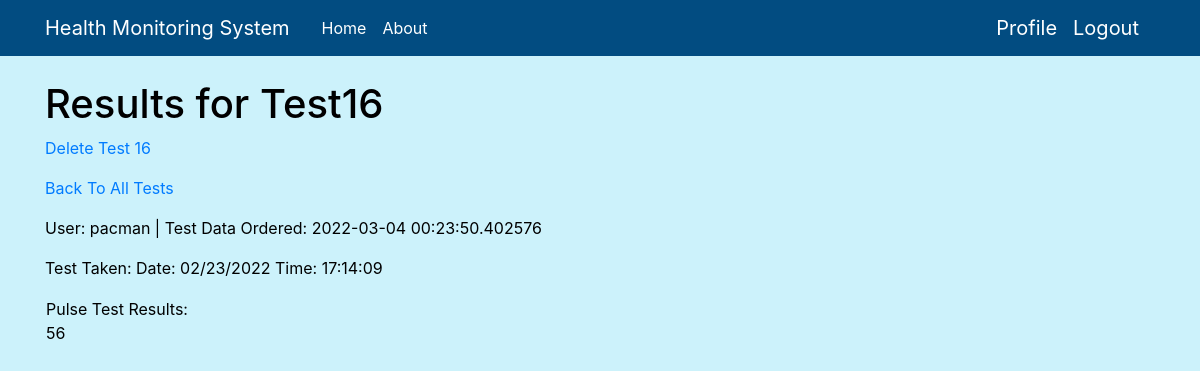
The page /open_packet/pacman/16 (signed in) on the database its author committed.
### website/models.py (models this page shows, shortened)
class Packet(db.Model):
    id = db.Column(db.Integer, primary_key=True)
    body = db.Column(db.String(500))
    timestamp = db.Column(db.DateTime, index=True, default=datetime.utcnow)     # this timestamp represents when the test was ordered
    test_taken = db.Column(db.String(50), index=True, default=None)             # this timestamp represents when the test was taken
    user_id = db.Column(db.Integer, db.ForeignKey('user.id'))
    test_type = db.Column(db.String(150), default=None)

class User(UserMixin, db.Model):
    id = db.Column(db.Integer, primary_key=True)
    username = db.Column(db.String(64), index=True, unique=True)
    email = db.Column(db.String(120), index=True, unique=True)          # email field format is validated
    DOB = db.Column(db.String(6), index=True, unique=True)              # DOB field format is validated
    password_hash = db.Column(db.String(128))
    packets = db.relationship("Packet", backref='author', lazy='dynamic')
    packet_count = db.Column(db.Integer, index=True)                    # TODO: managing the users packet counter
    admin = db.Column(db.Integer, index=True, default=False)
    seen_packets = []

### website/main/routes.py (the view)
@bp.route('/open_packet/<username>/<packet_id>')
def open_packet(username, packet_id):
    user = User.query.filter_by(username=username).first_or_404()
    return render_template('view_test.html', user=user, packet=Packet.query.get(packet_id))

### website/models.py (called while the page is built)
@login.user_loader
def load_user(id):
    return User.query.get(int(id))

### website/templates/view_test.html
{% extends "base.html" %}
{% block content %}
<h1> Results for Test{{packet.id}}</h1>
<p><a href="{{ url_for('main.deletetest', username=current_user.username, packet_id=packet.id) }}">Delete Test {{packet.id}}</a></p>
<p><a href="{{ url_for('auth.user', username=current_user.username)}}">Back To All Tests</a></p>
<p><td>User: {{packet.author.username}}  | Test Data Ordered: {{packet.timestamp}}</td></p>
<p>Test Taken: {{packet.test_taken}}</p>
<table>
    <td> {{packet.test_type}} Test Results:<br>{{ packet.body }} </td>
</table>
{% endblock %}

### website/static/main.css (style rules this page uses)
body { background: #ccf2fb; color: #000000; margin-top: 5rem; }
h1, h2, h3, h4, h5, h6 { color: #000000; }

### rows shown on the page
Packet: id "16", timestamp "2022-03-04 00:23:50.402576", test_taken "Date: 02/23/2022 Time: 17:14:09", test_type "Pulse", body "56"
User: author.username "pacman"
